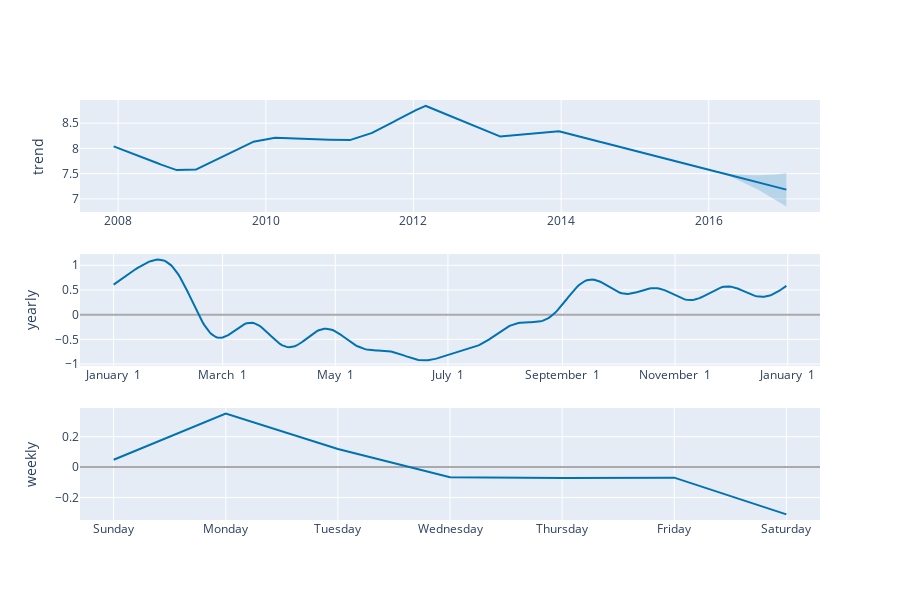

Notebook source saved alongside this figure:
### Code cell
plot_components_plotly(m, forecast)

### Figure 1 — Plotly figure (JSON) as saved in the notebook; plotly's stock layout.template omitted (floating-point values rounded to 4 significant figures; data arrays with more than 128 entries replaced by an {"elided": "..."} marker saying what was removed)
{"data": [{"line": {"color": "#0072B2", "width": 2}, "mode": "lines", "name": "trend", "type": "scatter", "x": {"elided": "3270 str values"}, "xaxis": "x", "y": {"elided": "3270 float values"}, "yaxis": "y"}, {"line": {"color": "rgba(0, 114, 178, 0.2)", "width": 0}, "mode": "lines", "name": "trend_upper", "type": "scatter", "x": {"elided": "3270 str values"}, "xaxis": "x", "y": {"elided": "3270 float values"}, "yaxis": "y"}, {"fill": "tonexty", "fillcolor": "rgba(0, 114, 178, 0.2)", "line": {"color": "rgba(0, 114, 178, 0.2)", "width": 0}, "mode": "lines", "name": "trend_lower", "type": "scatter", "x": {"elided": "3270 str values"}, "xaxis": "x", "y": {"elided": "3270 float values"}, "yaxis": "y"}, {"line": {"color": "#0072B2", "width": 2}, "mode": "lines", "name": "yearly", "type": "scatter", "x": {"elided": "365 str values"}, "xaxis": "x2", "y": {"elided": "365 float values"}, "yaxis": "y2"}, {"line": {"color": "#0072B2", "width": 2}, "mode": "lines", "name": "weekly", "type": "scatter", "x": ["2017-01-01T00:00:00", "2017-01-02T00:00:00", "2017-01-03T00:00:00", "2017-01-04T00:00:00", "2017-01-05T00:00:00", "2017-01-06T00:00:00", "2017-01-07T00:00:00"], "xaxis": "x3", "y": [0.04828, 0.3523, 0.1196, -0.06666, -0.07226, -0.06958, -0.3117], "yaxis": "y3"}], "layout": {"height": 600, "showlegend": false, "width": 900, "xaxis": {"anchor": "y", "domain": [0, 1], "range": ["2007-06-26T14:24:00", "2017-07-04T09:36:00"], "type": "date"}, "xaxis2": {"anchor": "y2", "domain": [0, 1], "range": ["2016-12-13T18:54:02.958904115", "2018-01-18T11:04:57.863013581"], "tickformat": "%B %e", "type": "date"}, "xaxis3": {"anchor": "y3", "domain": [0, 1], "range": ["2016-12-31T16:48:00", "2017-01-07T07:12:00"], "tickformat": "%A", "type": "date"}, "yaxis": {"anchor": "x", "domain": [0.7333, 1], "rangemode": "normal", "title": {"text": "trend"}, "zerolinecolor": "#AAA"}, "yaxis2": {"anchor": "x2", "domain": [0.3667, 0.6333], "title": {"text": "yearly"}, "zerolinecolor": "#AAA"}, "yaxis3": {"anchor": "x3", "domain": [0, 0.2667], "title": {"text": "weekly"}, "zerolinecolor": "#AAA"}}}
